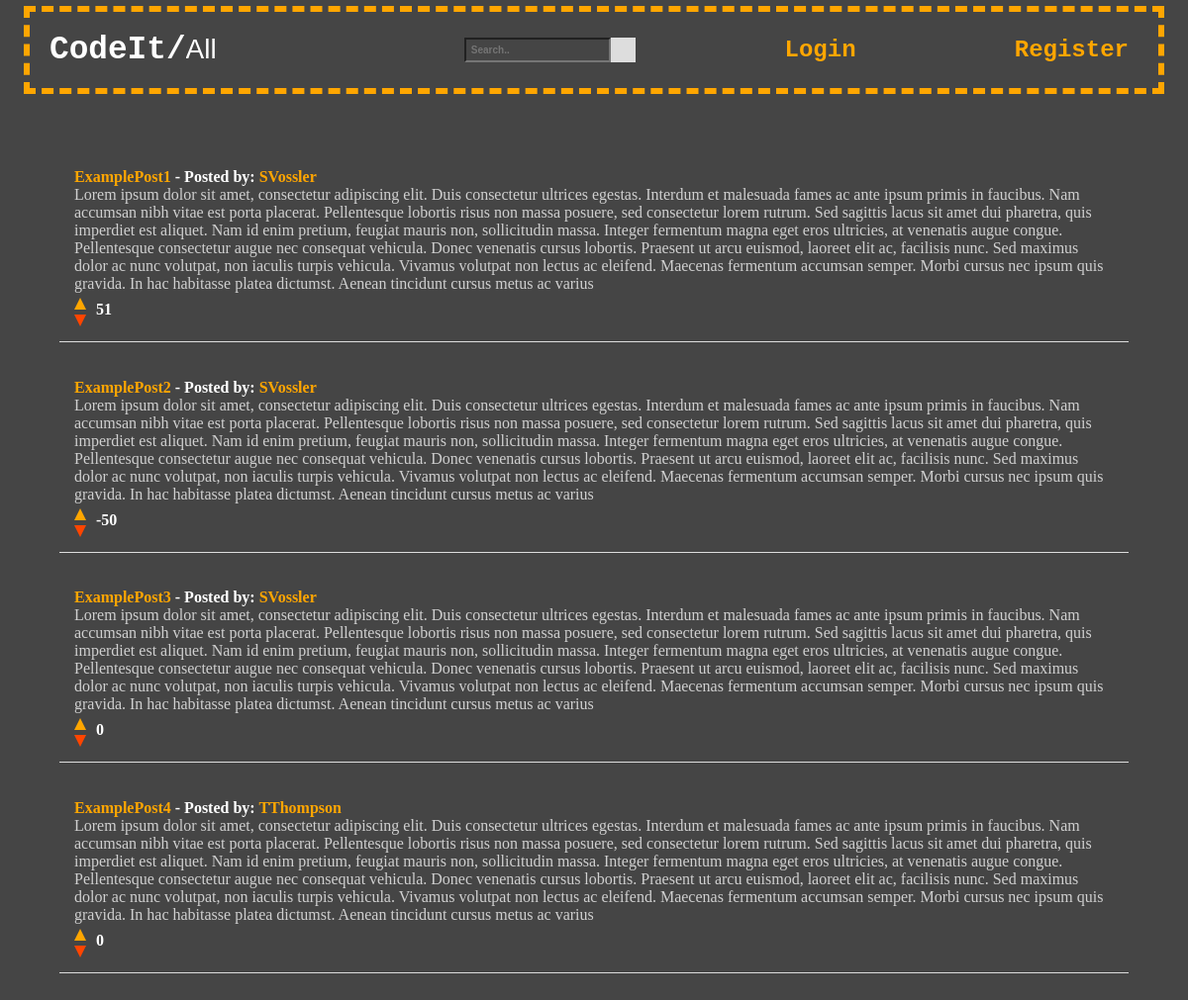
The page /index on the database as committed earlier.
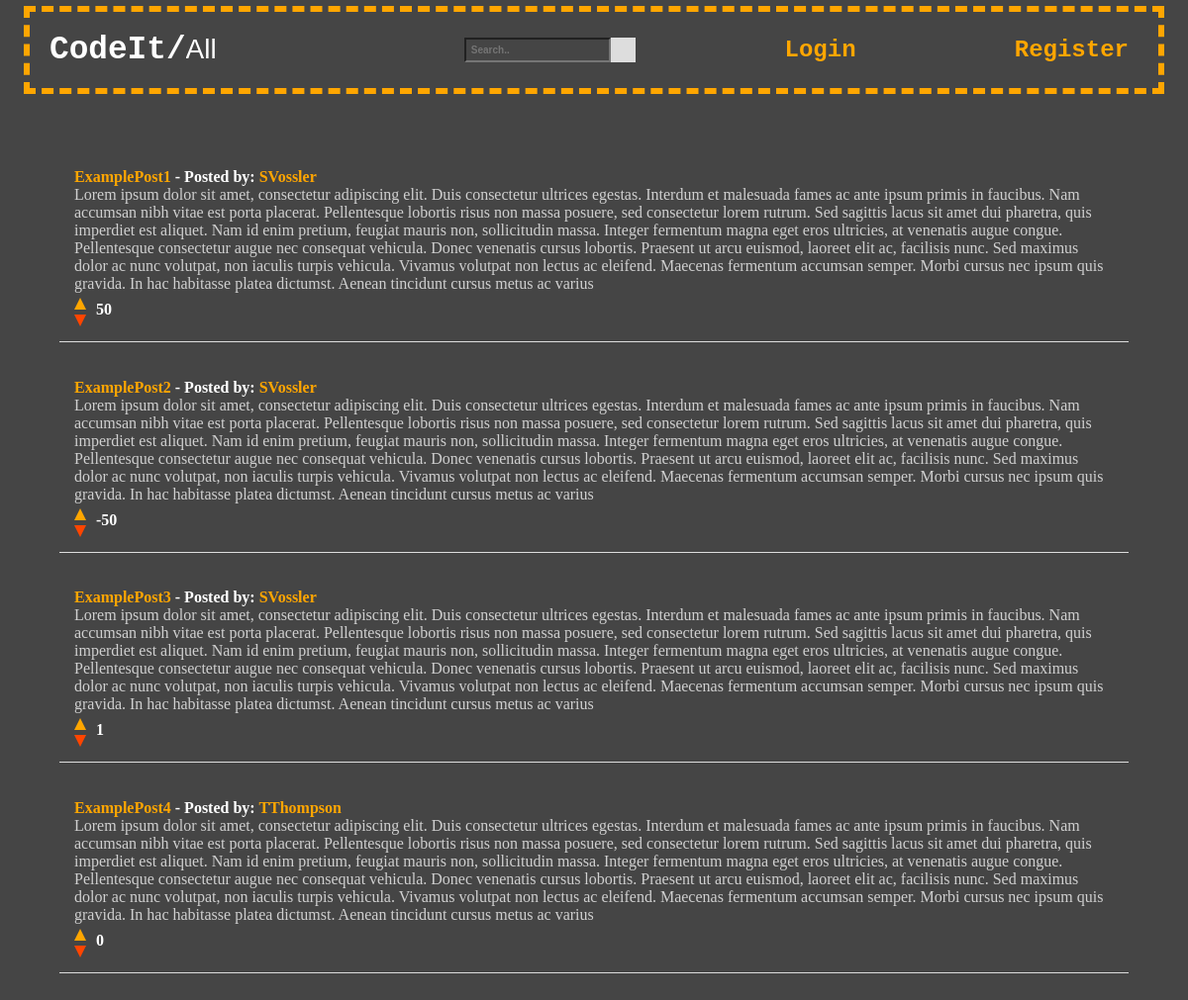
The same page on the database as committed later.
### tables this page shows
CREATE TABLE ForumPost(
        PostId INTEGER PRIMARY KEY NOT NULL,
        PostedBy TEXT NOT NULL,
        PostTitle TEXT NOT NULL,
        PostContent TEXT NOT NULL,
        PostSubForum TEXT NOT NULL,
        Upvotes INTEGER NOT NULL,
        Downvotes INTEGER NOT NULL
    );

### run.py (the view)
@app.route("/")
@app.route("/index")
def index():
    con = sql.connect("ForumPosts.db")
    con.row_factory = sql.Row
    cur = con.cursor()
    cur.execute('select * from ForumPost')
    posts = cur.fetchall()
    if not session.get('logged_in'):
        return render_template('index.html', posts=posts)
    else:
        return render_template('index.html',
                name = session['name'], posts=posts)

### templates/index.html (shortened to what this page needs)
<!DOCTYPE html>
<html lang="en">
  <head>
    <link href="../static/styles.css" rel="stylesheet" />
  </head>
  <body>
    <nav class="nav-bar">
      <div class="forum-logo">
        <h3>CodeIt/</h3>
        <form id="myForm" action="/on-select-change", method="POST">
          <select id="subforum" name="subforum" onchange="submitForm()">
            <option value="all" {% if selected_subforum == 'all' %}selected{% endif %}>All</option>
          </select>
        </form>
      </div>
      <div class="search-container">
        <form action="/index">
          <input type="text" placeholder="Search.." name="search">
          <button type="submit"></button>
        </form>
      </div>
      {% if not session['logged_in'] %}
        <a href="/login-clicked">Login</a>
        <a href="/register">Register</a>
      {% endif %}
    </nav>
    <section class="posts-section">
      <ul class="posts-list">
        {% for post in posts %}
          <li class="posts-list-item">
            <strong><a href="{{url_for('post', post_title=post['PostTitle'])}}">{{post["PostTitle"]}}</a> - Posted by: <a href="{{url_for('profile', posted_by=post['PostedBy'])}}">{{post["PostedBy"]}}</a></strong><br>
            <p>{{post["PostContent"]}}</p>
            <div class="vote-container">
              <div class="arrow-container">
                <a class="upvote-arrow" href="{{url_for('upvote_clicked', post_id=post['PostId'])}}"></a>
                <a class="downvote-arrow" href="{{url_for('downvote_clicked', post_id=post['PostId'])}}"></a>
              </div>
              <span class="vote-count">{{ post["Upvotes"] - post["Downvotes"]}}</span>
            </div>
          </li>
        {% endfor %}
      </ul>
    </section>
  </body>
</html>

### static/styles.css (style rules this page uses)
* { margin: 0; padding: 0; background-color: rgb(69, 69, 69); }
.nav-bar { background-color: rgb(69, 69, 69); color: #fff; font-family: "Courier New", "Lucida Console", Monaco, Consolas, monospace; display: flex; flex-wrap: wrap; justify-content: space-between; align-items: center; margin-top: 0.5%; margin-bottom: 5%; margin-right: 2%; margin-left: 2%; padding: 20px; border: 0.75ex dashed hsl(39, 100%, 50%); }
.forum-logo { font-size: 28px; display: flex; align-items: center; }
.nav-bar #myForm #subforum { border: none; color: #fff; background-color: transparentA; font-size: 28px; -webkit-appearance: none; -moz-appearance: none; appearance: none; }
.nav-bar .search-container { border: none; }
.nav-bar input[type=text] { font-size: 10px; font-weight: bold; padding: 5px; }
.nav-bar .search-container button { float: right; padding: 12.75px; background: #ddd; font-size: 10px; border: none; cursor: pointer; }
nav a { font-size: 24px; margin-right: 10px; color: hsl(39, 100%, 50%); font-weight: bold; }
.posts-section a { color: hsl(39, 100%, 50%); font-weight: bold; }
a:link { text-decoration: none; }
.posts-section { color: orange; margin: 5%; }
.posts-section .posts-list { list-style-type: none; }
.posts-section .posts-list .posts-list-item { margin-bottom: 2%; color: rgb(208,208,208); padding: 15px; border-bottom: 1px solid #ddd; }
.posts-section strong { color: #fff; }
.upvote-arrow { width: 0; height: 0; border-left: 6px solid transparent; border-right: 6px solid transparent; border-bottom: 12px solid hsl(39, 100%, 50%); position: relative; margin-bottom: 5px; margin-top: 5px; }
.downvote-arrow { width: 0; height: 0; border-left: 6px solid transparent; border-right: 6px solid transparent; border-top: 12px solid orangered; position: relative; }
.vote-container { display: flex; align-items: center; }
.arrow-container { display: flex; flex-direction: column; align-items: center; }
.vote-count { margin-left: 10px; font-weight: bold; color: #fff; }
.nav-bar #myForm #subforum { padding-right: 0px; }

Rows that differ between the two databases and show on the page:
changed ForumPost "ExamplePost1": post['Upvotes']-post['Downvotes'] "51" → "50"
changed ForumPost "ExamplePost3": post['Upvotes']-post['Downvotes'] "0" → "1"
